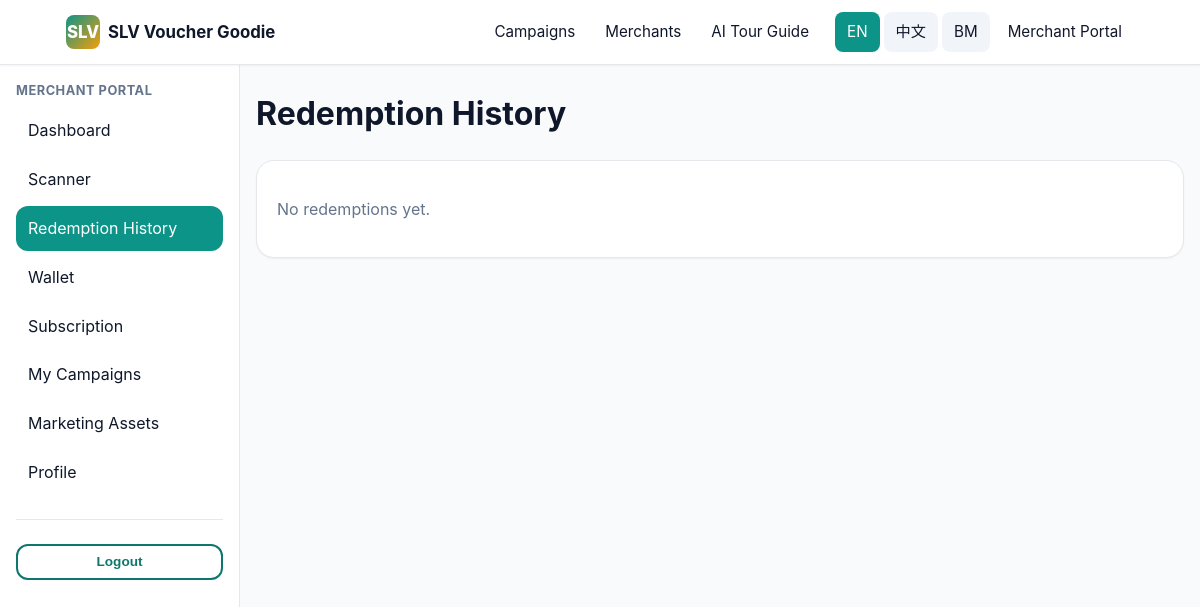
Page /merchant/redemptions (signed in) on the earlier database version.
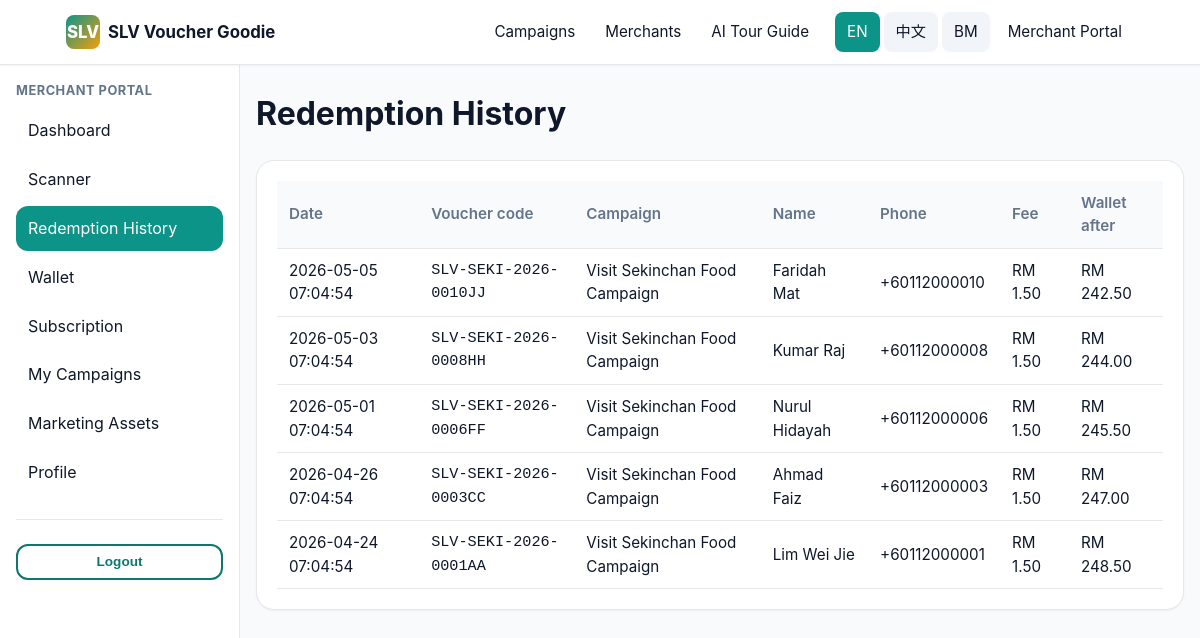
Same page on the later database version.
### tables this page shows
CREATE TABLE redemptions (
  id                    BIGINT UNSIGNED NOT NULL AUTO_INCREMENT,
  voucher_id            BIGINT UNSIGNED NOT NULL,
  campaign_id           BIGINT UNSIGNED NOT NULL,
  merchant_id           BIGINT UNSIGNED NOT NULL,
  redemption_fee        DECIMAL(10,2) NOT NULL DEFAULT 1.50,
  wallet_balance_before DECIMAL(10,2) NOT NULL,
  wallet_balance_after  DECIMAL(10,2) NOT NULL,
  redeemed_by           BIGINT UNSIGNED DEFAULT NULL,  
  redeemed_at           DATETIME NOT NULL DEFAULT CURRENT_TIMESTAMP,
  PRIMARY KEY (id),
  UNIQUE KEY uniq_redemptions_voucher (voucher_id),
  KEY idx_red_campaign (campaign_id),
  KEY idx_red_merchant (merchant_id),
  CONSTRAINT fk_red_voucher FOREIGN KEY (voucher_id) REFERENCES vouchers(id) ON DELETE CASCADE,
  CONSTRAINT fk_red_campaign FOREIGN KEY (campaign_id) REFERENCES campaigns(id) ON DELETE CASCADE,
  CONSTRAINT fk_red_merchant FOREIGN KEY (merchant_id) REFERENCES merchants(id) ON DELETE CASCADE,
  CONSTRAINT fk_red_user FOREIGN KEY (redeemed_by) REFERENCES users(id) ON DELETE SET NULL
);

CREATE TABLE vouchers (
  id              BIGINT UNSIGNED NOT NULL AUTO_INCREMENT,
  campaign_id     BIGINT UNSIGNED NOT NULL,
  merchant_id     BIGINT UNSIGNED DEFAULT NULL,  
  voucher_code    VARCHAR(60) NOT NULL,
  qr_token        TEXT NOT NULL,  
  customer_name   VARCHAR(120) NOT NULL,
  customer_phone  VARCHAR(40) NOT NULL,
  status          ENUM('claimed','redeemed','expired','void') NOT NULL DEFAULT 'claimed',
  claimed_at      DATETIME NOT NULL DEFAULT CURRENT_TIMESTAMP,
  redeemed_at     DATETIME DEFAULT NULL,
  expired_at      DATETIME DEFAULT NULL,
  created_at      DATETIME NOT NULL DEFAULT CURRENT_TIMESTAMP,
  PRIMARY KEY (id),
  UNIQUE KEY uniq_vouchers_code (voucher_code),
  KEY idx_vouchers_campaign (campaign_id),
  KEY idx_vouchers_phone (customer_phone),
  KEY idx_vouchers_status (status),
  CONSTRAINT fk_vouchers_campaign FOREIGN KEY (campaign_id) REFERENCES campaigns(id) ON DELETE CASCADE,
  CONSTRAINT fk_vouchers_merchant FOREIGN KEY (merchant_id) REFERENCES merchants(id) ON DELETE SET NULL
);

CREATE TABLE campaigns (
  id             BIGINT UNSIGNED NOT NULL AUTO_INCREMENT,
  location_id    BIGINT UNSIGNED DEFAULT NULL,
  campaign_name  VARCHAR(180) NOT NULL,
  slug           VARCHAR(180) NOT NULL,
  description    TEXT,
  voucher_type   ENUM('cash','discount','free_gift','b1f1','experience','tourism','festival') NOT NULL DEFAULT 'cash',
  voucher_value  DECIMAL(10,2) NOT NULL DEFAULT 0.00,
  start_date     DATE DEFAULT NULL,
  end_date       DATE DEFAULT NULL,
  banner_image   VARCHAR(255) DEFAULT NULL,
  claim_limit    INT UNSIGNED NOT NULL DEFAULT 0,  
  terms          TEXT,
  status         ENUM('draft','active','ended','paused') NOT NULL DEFAULT 'draft',
  created_at     DATETIME NOT NULL DEFAULT CURRENT_TIMESTAMP,
  PRIMARY KEY (id),
  UNIQUE KEY uniq_campaigns_slug (slug),
  KEY idx_campaigns_location (location_id),
  CONSTRAINT fk_campaigns_location FOREIGN KEY (location_id) REFERENCES locations(id) ON DELETE SET NULL
);

### app/Views/merchant/redemptions.php (the view, shortened to what the changed rows need)
<h1 class="mt-0"><?= e(__('merchant.redemptions')) ?></h1>
<div class="card">
  <?php if (empty($rows)): ?>
    <p class="text-muted"><?= e(__('merchant.no_redemptions')) ?></p>
  <?php else: ?>
    <div class="table-wrap">
      <table class="table">
        <thead><tr>
          <th><?= e(__('common.date')) ?></th>
          <th><?= e(__('voucher.code')) ?></th>
          <th>Campaign</th>
          <th><?= e(__('common.name')) ?></th>
          <th><?= e(__('common.phone')) ?></th>
          <th>Fee</th>
          <th>Wallet after</th>
        </tr></thead>
        <tbody>
        <?php foreach ($rows as $r): ?>
          <tr>
            <td><?= e($r['redeemed_at']) ?></td>
            <td class="font-mono"><?= e($r['voucher_code']) ?></td>
            <td><?= e($r['campaign_name']) ?></td>
            <td><?= e($r['customer_name']) ?></td>
            <td><?= e($r['customer_phone']) ?></td>
            <td><?= e(rm($r['redemption_fee'])) ?></td>
            <td><?= e(rm($r['wallet_balance_after'])) ?></td>
          </tr>
        <?php endforeach; ?>
        </tbody>
      </table>
    </div>
  <?php endif; ?>
</div>

### app/Core/Router.php (shortened to what the changed rows need)
<?php
class Router
{
    private array $routes = [
        'GET' => [], 'POST' => [], 'PUT' => [], 'DELETE' => [],
    ];
    private array $groupMiddleware = [];
    public function group(array $middleware, callable $callback): void
    {
        $previous = $this->groupMiddleware;
        $this->groupMiddleware = array_merge($previous, $middleware);
        $this->groupMiddleware = $previous;
    }
    private function add(string $method, string $path, array $handler, array $middleware): void
    {
        $pattern = preg_replace('#\{([a-zA-Z_][a-zA-Z0-9_]*)\}#', '(?P<$1>[^/]+)', $path);
        $pattern = '#^' . rtrim($pattern, '/') . '/?$#';
        $this->routes[$method][] = [
            'pattern'    => $pattern,
            'handler'    => $handler,
            'middleware' => array_merge($this->groupMiddleware, $middleware),
        ];
    }
    public function dispatch(): void
    {
        $method = $_SERVER['REQUEST_METHOD'] ?? 'GET';
        $uri = parse_url($_SERVER['REQUEST_URI'] ?? '/', PHP_URL_PATH) ?: '/';
        $uri = rtrim($uri, '/') ?: '/';
        foreach ($this->routes[$method] ?? [] as $route) {
            if (preg_match($route['pattern'], $uri, $matches)) {
                $params = array_filter($matches, 'is_string', ARRAY_FILTER_USE_KEY);
                [$controllerClass, $action] = $route['handler'];
                $controller = new $controllerClass();
                $controller->{$action}($params);
                return;
            }
        }
    }
}

### app/Views/layouts/merchant.php (shortened to what the changed rows need)
<?php
$path = parse_url($_SERVER['REQUEST_URI'] ?? '/', PHP_URL_PATH);
$active = fn (string $p) => str_starts_with($path, $p) ? 'active' : '';
?>
<!doctype html>
<html lang="<?= e($_lang) ?>">
<head>
  <link rel="stylesheet" href="<?= e(asset('css/app.css')) ?>">
</head>
<body>
  <?= (new \App\Core\View())->partial('topbar') ?>
  <div class="app-shell">
    <aside class="app-side">
      <h3><?= e(__('nav.merchant_portal')) ?></h3>
      <a href="<?= e(url('/merchant/dashboard')) ?>" class="<?= $active('/merchant/dashboard') ?>"><?= e(__('merchant.dashboard')) ?></a>
      <a href="<?= e(url('/merchant/scanner')) ?>" class="<?= $active('/merchant/scanner') ?>"><?= e(__('merchant.scanner')) ?></a>
      <a href="<?= e(url('/merchant/redemptions')) ?>" class="<?= $active('/merchant/redemptions') ?>"><?= e(__('merchant.redemptions')) ?></a>
      <a href="<?= e(url('/merchant/wallet')) ?>" class="<?= $active('/merchant/wallet') ?>"><?= e(__('merchant.wallet')) ?></a>
      <a href="<?= e(url('/merchant/subscription')) ?>" class="<?= $active('/merchant/subscription') ?>"><?= e(__('merchant.subscription')) ?></a>
      <a href="<?= e(url('/merchant/campaigns')) ?>" class="<?= $active('/merchant/campaigns') ?>"><?= e(__('merchant.campaigns')) ?></a>
      <a href="<?= e(url('/merchant/marketing')) ?>" class="<?= $active('/merchant/marketing') ?>"><?= e(__('merchant.marketing')) ?></a>
      <a href="<?= e(url('/merchant/profile')) ?>" class="<?= $active('/merchant/profile') ?>"><?= e(__('merchant.profile')) ?></a>
      <hr>
      <form method="post" action="<?= e(url('/merchant/logout')) ?>">
        <button class="btn btn-outline btn-block btn-sm" type="submit"><?= e(__('nav.logout')) ?></button>
      </form>
    </aside>
    <main class="app-main">
      <?= $content ?>
    </main>
  </div>
</body>
</html>

### app/Views/partials/topbar.php
<?php
$lang = \App\Core\Lang::current();
$path = parse_url($_SERVER['REQUEST_URI'] ?? '/', PHP_URL_PATH);
$isActive = fn (string $p) => $path === $p || str_starts_with($path, $p . '/') ? 'active' : '';
?>
<header class="topbar">
  <div class="topbar-inner">
    <a href="<?= e(url('/')) ?>" class="brand">
      <span class="brand-logo">SLV</span>
      <span class="hide-sm"><?= e(__('app.name')) ?></span>
    </a>
    <nav>
      <a href="<?= e(url('/campaigns')) ?>" class="<?= $isActive('/campaigns') ?>"><?= e(__('nav.campaigns')) ?></a>
      <a href="<?= e(url('/merchants')) ?>" class="<?= $isActive('/merchants') ?>"><?= e(__('nav.merchants')) ?></a>
      <a href="<?= e(url('/chat')) ?>" class="<?= $isActive('/chat') ?>"><?= e(__('nav.chat')) ?></a>
      <span class="lang-switcher">
        <?php foreach (['en' => 'EN', 'zh' => '中文', 'ms' => 'BM'] as $code => $label): ?>
          <a href="<?= e(url('/lang/' . $code)) ?>?back=<?= e(urlencode($_SERVER['REQUEST_URI'] ?? '/')) ?>"
             class="<?= $lang === $code ? 'active' : '' ?>"><?= e($label) ?></a>
        <?php endforeach; ?>
      </span>
      <?php if (\App\Core\Auth::check()): ?>
        <?php if (\App\Core\Auth::role() === 'merchant'): ?>
          <a href="<?= e(url('/merchant')) ?>" class="hide-sm"><?= e(__('nav.merchant_portal')) ?></a>
        <?php elseif (in_array(\App\Core\Auth::role(), ['admin','gov'], true)): ?>
          <a href="<?= e(url('/admin')) ?>" class="hide-sm"><?= e(__('nav.admin')) ?></a>
        <?php endif; ?>
      <?php else: ?>
        <a href="<?= e(url('/merchant/login')) ?>" class="hide-sm"><?= e(__('nav.login')) ?></a>
      <?php endif; ?>
    </nav>
  </div>
</header>

Differences in the rows shown:
added redemptions: redeemed_at "2026-05-05 07:04:54", voucher.voucher_code "SLV-SEKI-2026-0010JJ", campaign.campaign_name "Visit Sekinchan Food Campaign", voucher.customer_name "Faridah Mat", voucher.customer_phone "+60112000010", redemption_fee "RM 1.50", wallet_balance_after "RM 242.50"
added redemptions: redeemed_at "2026-05-03 07:04:54", voucher.voucher_code "SLV-SEKI-2026-0008HH", campaign.campaign_name "Visit Sekinchan Food Campaign", voucher.customer_name "Kumar Raj", voucher.customer_phone "+60112000008", redemption_fee "RM 1.50", wallet_balance_after "RM 244.00"
added redemptions: redeemed_at "2026-05-01 07:04:54", voucher.voucher_code "SLV-SEKI-2026-0006FF", campaign.campaign_name "Visit Sekinchan Food Campaign", voucher.customer_name "Nurul Hidayah", voucher.customer_phone "+60112000006", redemption_fee "RM 1.50", wallet_balance_after "RM 245.50"
added redemptions: redeemed_at "2026-04-26 07:04:54", voucher.voucher_code "SLV-SEKI-2026-0003CC", campaign.campaign_name "Visit Sekinchan Food Campaign", voucher.customer_name "Ahmad Faiz", voucher.customer_phone "+60112000003", redemption_fee "RM 1.50", wallet_balance_after "RM 247.00"
added redemptions: redeemed_at "2026-04-24 07:04:54", voucher.voucher_code "SLV-SEKI-2026-0001AA", campaign.campaign_name "Visit Sekinchan Food Campaign", voucher.customer_name "Lim Wei Jie", voucher.customer_phone "+60112000001", redemption_fee "RM 1.50", wallet_balance_after "RM 248.50"
Other differences:
list line gone: "No redemptions yet."
new list line: "Date Voucher code Campaign Name Phone Fee Wallet after"
